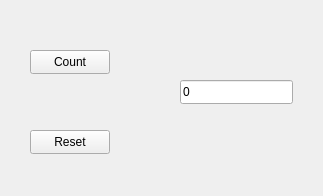
<?xml version="1.0" encoding="UTF-8"?>
<ui version="4.0">
 <class>MainWindow</class>
 <widget class="QMainWindow" name="MainWindow">
  <property name="geometry">
   <rect>
    <x>0</x>
    <y>0</y>
    <width>323</width>
    <height>196</height>
   </rect>
  </property>
  <property name="windowTitle">
   <string>MainWindow</string>
  </property>
  <widget class="QWidget" name="centralwidget">
   <widget class="QPushButton" name="LisaaNappi">
    <property name="geometry">
     <rect>
      <x>30</x>
      <y>50</y>
      <width>80</width>
      <height>24</height>
     </rect>
    </property>
    <property name="text">
     <string>Count</string>
    </property>
   </widget>
   <widget class="QPushButton" name="ResetNappi">
    <property name="geometry">
     <rect>
      <x>30</x>
      <y>130</y>
      <width>80</width>
      <height>24</height>
     </rect>
    </property>
    <property name="text">
     <string>Reset</string>
    </property>
   </widget>
   <widget class="QLineEdit" name="lineEdit">
    <property name="geometry">
     <rect>
      <x>180</x>
      <y>80</y>
      <width>113</width>
      <height>24</height>
     </rect>
    </property>
    <property name="text">
     <string>0</string>
    </property>
   </widget>
  </widget>
 </widget>
 <resources/>
 <connections/>
</ui>
